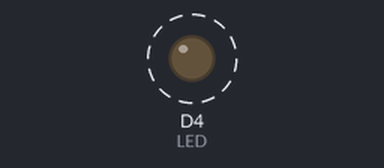
Recording of a sketch running on a simulated ESP8266 (NodeMCU). Shown: output pins drawn as LEDs (lit = HIGH). Dashed ring = blinking.

Above: at 0.2 s.
Timing chart, 0 to 3.0 s (numbered marks = the images above):
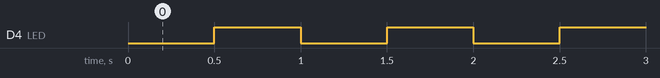

Measured:
- by itself, D4 (LED): alternates HIGH for 0.50 s and LOW for 0.50 s

The sketch:

tinker.ino
```cpp
/*
    Ticker ESP8266
    Hardware: NodeMCU
    Circuits4you.com
    2018
    LED Blinking using Ticker
*/
#include <Ticker.h>  //Ticker Library

Ticker blinker;

#define LED D4  //On board LED

//=======================================================================
void changeState()
{
  digitalWrite(LED, !(digitalRead(LED)));  //Invert Current State of LED
}
//=======================================================================
//                               Setup
//=======================================================================
void setup()
{
    Serial.begin(115200);
    Serial.println("");

    pinMode(LED,OUTPUT);

    //Initialize Ticker every 0.5s
    blinker.attach(0.5, changeState); //Use attach_ms if you need time in ms
}
//=======================================================================
//                MAIN LOOP
//=======================================================================
void loop()
{
}
//=======================================================================
```
